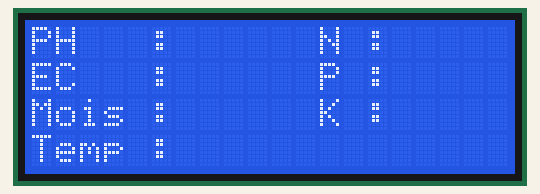
This sketch was run on a simulated ESP32. Parts: 20×4 character LCD. WiFi joins after 1.5 s; servers stay silent unless stated; what the sketch prints to the serial monitor is not drawn.

Above: at 7.3 s.
At 12.6 s:
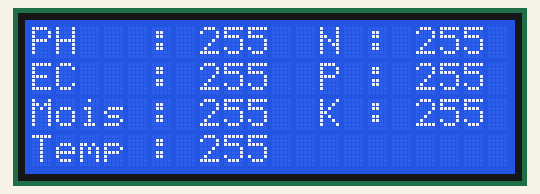

The sketch:

Base.ino
```cpp
    #include <Wire.h>
#include <LiquidCrystal_I2C.h>
#include <elapsedMillis.h>
#include <WiFi.h>

LiquidCrystal_I2C lcd(0x27, 20, 4);

#define RE 17
#define DE 16

const char* ssid            = "Iphone";
const char* password        = "hqet4377";

const byte moist[] = {0x01, 0x03, 0x08, 0x02, 0x92, 0x57, 0xB6};
const byte temp[] = {0x01, 0x03, 0x08, 0xFF, 0x9B, 0x57, 0xB6};
const byte EC[] = {0x01, 0x03, 0x08, 0x03, 0xE8, 0x57, 0xB6};
const byte PH[] = {0x01, 0x03, 0x08, 0x00, 0x38, 0x57, 0xB6};
const byte nitro[]  = {0x01,0x03, 0x00, 0x1e, 0x00, 0x01, 0xe4, 0x0c};
const byte phos[]   = {0x01,0x03, 0x00, 0x1f, 0x00, 0x01, 0xb5, 0xcc};
const byte kal[]    = {0x01,0x03, 0x00, 0x20, 0x00, 0x01, 0x85, 0xc0};
byte values[11];
byte MoisValue, TempValue, ECValue, PHValue, NValue, PValue, KValue;
byte SensorReading = 1;

const unsigned long intervalInput   = 3000;   // Interval baca sensor (ms)
const unsigned long intervalOutput  = 1000;   // Interval print LCD (ms)
const unsigned long intervalUpload  = 20000;  // Interval kirim ke Firebase (ms)

elapsedMillis elapsedInput;
elapsedMillis elapsedOutput;
elapsedMillis elapsedUpload;

void setup() {
  lcd.init();
  lcd.backlight();
  //Connect Wifi
  Serial.begin(115200);
  WiFi.begin(ssid, password);
  while (WiFi.status() != WL_CONNECTED)
  {
    delay(1000);
    Serial.println("Connecting to WiFi");
    lcd.setCursor(0, 1);
    lcd.print("Connecting to WiFi");

  }
  Serial.println("Connected to WiFi");
  lcd.setCursor(0, 1);
  lcd.print("Connected to WiFi   ");
  delay(5000);
//LCD SET
  lcd.setCursor(0, 0);
  lcd.print("PH   :              ");
  lcd.setCursor(0, 1);
  lcd.print("EC   :              ");
  lcd.setCursor(0, 2);
  lcd.print("Mois :              ");
  lcd.setCursor(0, 3);
  lcd.print("Temp :              ");
  lcd.setCursor(12,0 );
  lcd.print("N : ");
  lcd.setCursor(12,1 );
  lcd.print("P : ");
  lcd.setCursor(12,2 );
  lcd.print("K : ");

pinMode(RE, OUTPUT);
pinMode(DE, OUTPUT);

}

void loop() {
  // put your main code here, to run repeatedly:
if (elapsedInput >= intervalInput)
  {
    if (SensorReading == 1)
    {
      SensorRead();
      SensorReading = 0;
    }
    else
    {
      //Do Nothing
    }
    elapsedInput = 0;
  }

if (elapsedOutput >= intervalOutput)
{
   lcd.setCursor(7,0);
   lcd.print(PHValue);
   lcd.setCursor(7,1);
   lcd.print(ECValue);
   lcd.setCursor(7,2);
   lcd.print(MoisValue);
   lcd.setCursor(7,3);
   lcd.print(TempValue);
   lcd.setCursor(16,0);
   lcd.print(NValue);
   lcd.setCursor(16,1);
   lcd.print(PValue);
   lcd.setCursor(16,2);
   lcd.print(KValue);
}

}
void SensorRead()
{
  NValue = NRead();
  delay (250);
  PValue = PRead();
  delay (250);
  KValue = KRead();
  delay (250);
  PHValue = PHRead();
  delay (250);
  ECValue = ECRead();
  delay (250);
  MoisValue = MoisRead();
  delay(250);
  TempValue = TempRead();
  delay(250);

}

byte NRead()
{
  // clear the receive buffer
  Serial.flush();

  // switch RS-485 to transmit mode
  digitalWrite(DE, HIGH);
  digitalWrite(RE, HIGH);
  delay(10);

  // write out the message
  for (uint8_t i = 0; i < sizeof(nitro); i++) Serial.write(nitro[i]);

  // wait for the transmission to complete
  Serial.flush();

  // switching RS485 to receive mode
  digitalWrite(DE, LOW);
  digitalWrite(RE, LOW);

  // delay to allow response bytes to be received!
  delay(500);

  // read in the received bytes
  for (byte i = 0; i < 7; i++)
  {
    values[i] = Serial.read();
  }

  return values[4];
}

byte PRead()
{
  Serial.flush();
  digitalWrite(DE, HIGH);
  digitalWrite(RE, HIGH);
  delay(10);
  for (uint8_t i = 0; i < sizeof(phos); i++) Serial.write(phos[i]);

  Serial.flush();
  digitalWrite(DE, LOW);
  digitalWrite(RE, LOW);
  delay(500);
  for (byte i = 0; i < 7; i++)
  {
    values[i] = Serial.read();
  }

  return values[4];
}

byte KRead()
{
  Serial.flush();
  digitalWrite(DE, HIGH);
  digitalWrite(RE, HIGH);
  delay(10);
  for (uint8_t i = 0; i < sizeof(kal); i++) Serial.write(kal[i]);

  Serial.flush();
  digitalWrite(DE, LOW);
  digitalWrite(RE, LOW);
  delay(500);
  for (byte i = 0; i < 7; i++)
  {
    values[i] = Serial.read();
  }

  return values[4];
}

byte PHRead()
{
  Serial.flush();
  digitalWrite(DE, HIGH);
  digitalWrite(RE, HIGH);
  delay(10);
  for (uint8_t i = 0; i < sizeof(PH); i++) Serial.write(PH[i]);

  Serial.flush();
  digitalWrite(DE, LOW);
  digitalWrite(RE, LOW);
  delay(500);
  for (byte i = 0; i < 7; i++)
  {
    values[i] = Serial.read();
  }

  return values[4];
}

byte ECRead()
{
  Serial.flush();
  digitalWrite(DE, HIGH);
  digitalWrite(RE, HIGH);
  delay(10);
  for (uint8_t i = 0; i < sizeof(EC); i++) Serial.write(EC[i]);

  Serial.flush();
  digitalWrite(DE, LOW);
  digitalWrite(RE, LOW);
  delay(500);
  for (byte i = 0; i < 7; i++)
  {
    values[i] = Serial.read();
  }

  return values[4];
}

byte MoisRead()
{
  Serial.flush();
  digitalWrite(DE, HIGH);
  digitalWrite(RE, HIGH);
  delay(10);
  for (uint8_t i = 0; i < sizeof(moist); i++) Serial.write(moist[i]);

  Serial.flush();
  digitalWrite(DE, LOW);
  digitalWrite(RE, LOW);
  delay(500);
  for (byte i = 0; i < 7; i++)
  {
    values[i] = Serial.read();
  }

  return values[4];
}

byte TempRead()
{
  Serial.flush();
  digitalWrite(DE, HIGH);
  digitalWrite(RE, HIGH);
  delay(10);
  for (uint8_t i = 0; i < sizeof(temp); i++) Serial.write(temp[i]);

  Serial.flush();
  digitalWrite(DE, LOW);
  digitalWrite(RE, LOW);
  delay(500);
  for (byte i = 0; i < 7; i++)
  {
    values[i] = Serial.read();
  }

  return values[4];
}
```

Measured:
- what the display in image 0 shows lasts 5.4 s, from 7.2 s to 12.6 s
